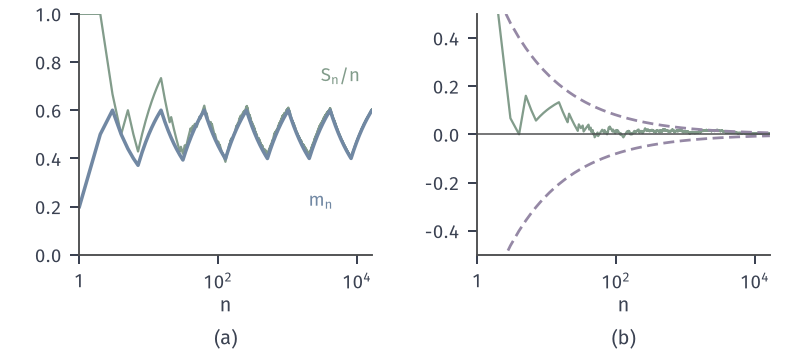

Recreate this plot in Python.
from pathlib import Path
import sys
HERE = Path(__file__).resolve().parent
sys.path.insert(0, str(HERE.parent/"lln-common"))
from lln_fig import *
# Independent Bernoulli X_k ~ Bern(p_k) with block-varying means: p_k = 0.2 for k in [2^j, 2^(j+1)) with j even,
# p_k = 0.8 for j odd, k = 1..2^14. One path, seed 3.
# (a) running mean of the means m_n = (1/n) sum p_k (blue) and sample average S_n/n (green);
# (b) centred average (S_n - sum p_k)/n (green) with the two-standard-deviation envelope 2*sqrt(sum p_k(1-p_k))/n (purple).
rng = np.random.default_rng(3)
N = 2**14
k = np.arange(1, N+1)
j = np.floor(np.log2(k)).astype(int)
p = np.where(j % 2 == 0, .2, .8)
X = (rng.random(N) < p).astype(float)
S = np.cumsum(X); m = np.cumsum(p)/k
env = 2*np.sqrt(np.cumsum(p*(1-p)))/k
fig, (a, b) = figure(width_mm=112, height_mm=50, ncols=2)
panel(fig, left=.1, right=.97, bottom=.28, wspace=.36)
a.plot(k, S/k, color=GREEN, lw=.9)
a.plot(k, m, color=BLUE, lw=1.4)
a.set_xscale('log'); a.set_xlim(1, N); a.set_ylim(0, 1)
lab(a, 3000, .72, r'$S_n/n$', GREEN); lab(a, 2000, .2, r'$m_n$', BLUE)
b.plot(k, (S-np.cumsum(p))/k, color=GREEN, lw=.9)
b.plot(k, env, color=PURPLE, lw=1.1, ls=DASH); b.plot(k, -env, color=PURPLE, lw=1.1, ls=DASH)
b.axhline(0, color=STROKE, lw=.6)
b.set_xscale('log'); b.set_xlim(1, N); b.set_ylim(-.5, .5)
for ax in (a, b): logticks(ax, [0, 2, 4], 'x')
axlab(a, '$n$'); axlab(b, '$n$')
tags(fig, (a, b))
save(fig, HERE, 'figure', {'seed': 3, 'N': N, 'm_at_2^13-1': float(m[2**13-2]), 'm_at_2^14': float(m[-1]),
     'min_m_late': float(m[1000:].min()), 'max_m_late': float(m[1000:].max())})
